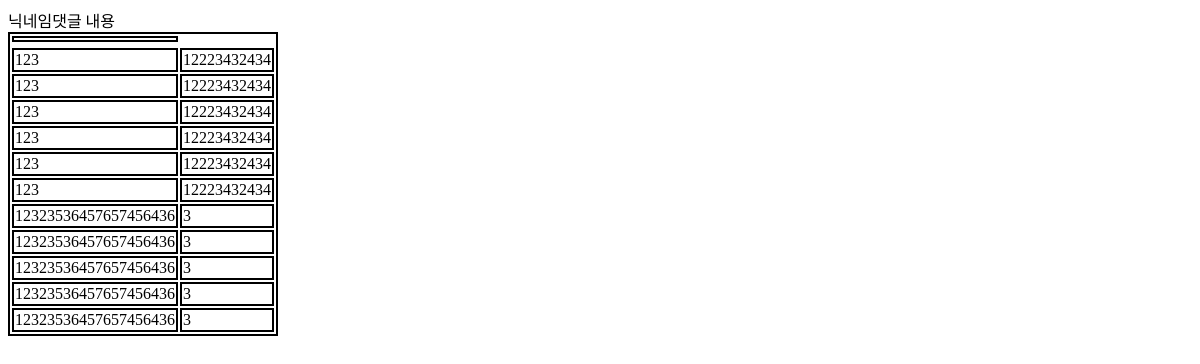
/write/load/, run on an earlier commit of the app's database.
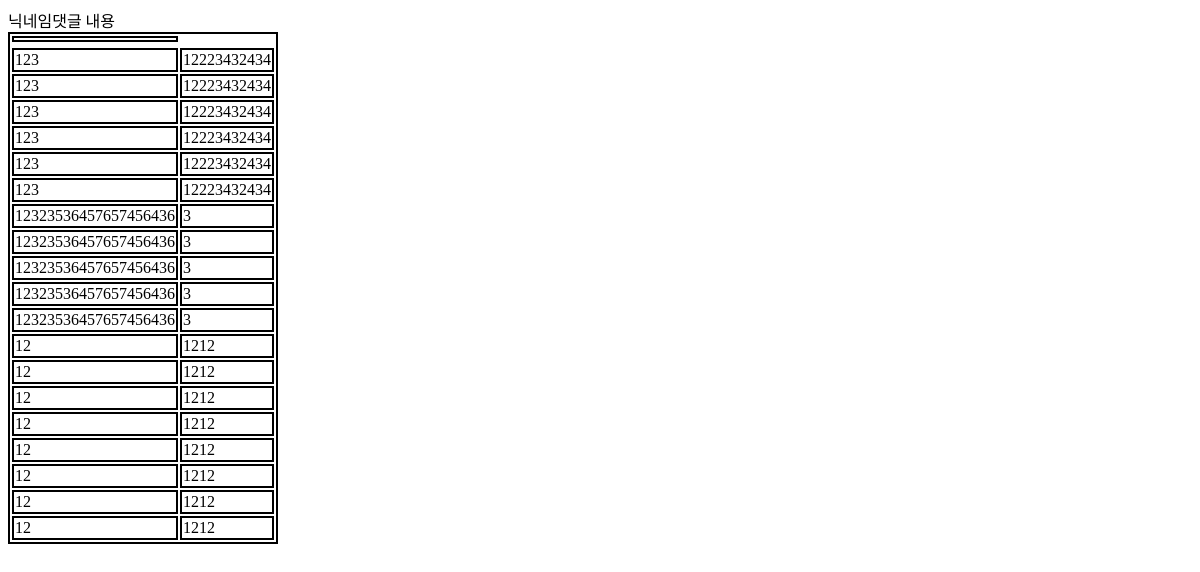
And on a later commit of the database.
### website/models.py (models this page shows)
class CommentData(models.Model):
    nickname = models.CharField(max_length=20)
    comment = models.TextField()

### website/views.py (the view)
# urls.py: path('write/load/', load, name='load'),
def load(request):
    CommentList = CommentData.objects.all()
    return render(request, 'load.html', {'commentlist' : CommentList})

### website/templates/load.html (shortened to what this page needs)
<!DOCTYPE html>
<html>
  <head>
    <link rel="stylesheet" href="tablestyle.css">
  </head>
  <body>
    <table style="border: 2px solid black;">
      <th style="border: 2px solid black;">
      </th>
    {% for list in commentlist %}
    <tr style="border: 2px solid black;">
    <td style="border: 2px solid black;">{{ list.nickname }}</td>
    <td style="border: 2px solid black;">{{ list.comment }}</td>
    </tr>
    {% endfor %}
    </table>
  </body>
</html>

### website/templates/tablestyle.css (style rules this page uses)
table, th, td, tr { border: 2px solid black; }

What changed in the data, as far as the page shows it:
added CommentData: nickname "12", comment "1212"
added CommentData: nickname "12", comment "1212"
added CommentData: nickname "12", comment "1212"
added CommentData: nickname "12", comment "1212"
added CommentData: nickname "12", comment "1212"
added CommentData: nickname "12", comment "1212"
added CommentData: nickname "12", comment "1212"
added CommentData: nickname "12", comment "1212"
